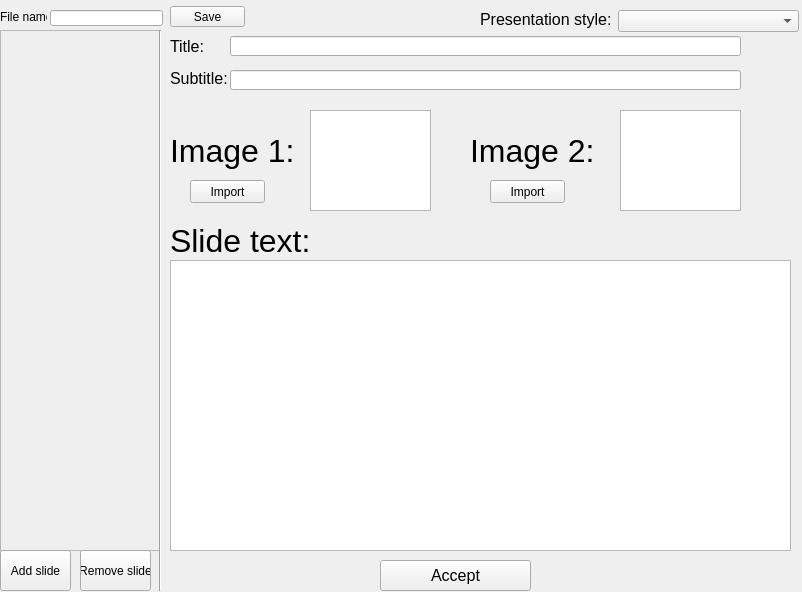
<?xml version="1.0" encoding="UTF-8"?>
<ui version="4.0">
 <class>MainWindow</class>
 <widget class="QMainWindow" name="MainWindow">
  <property name="geometry">
   <rect>
    <x>0</x>
    <y>0</y>
    <width>802</width>
    <height>592</height>
   </rect>
  </property>
  <property name="windowTitle">
   <string>MainWindow</string>
  </property>
  <widget class="QWidget" name="centralwidget">
   <widget class="QWidget" name="verticalLayoutWidget">
    <property name="geometry">
     <rect>
      <x>0</x>
      <y>30</y>
      <width>160</width>
      <height>521</height>
     </rect>
    </property>
    <layout class="QVBoxLayout" name="verticalLayout">
     <item>
      <widget class="QFrame" name="SlideList">
       <property name="frameShape">
        <enum>QFrame::StyledPanel</enum>
       </property>
       <property name="frameShadow">
        <enum>QFrame::Raised</enum>
       </property>
      </widget>
     </item>
    </layout>
   </widget>
   <widget class="QPushButton" name="addBtn">
    <property name="geometry">
     <rect>
      <x>0</x>
      <y>550</y>
      <width>71</width>
      <height>41</height>
     </rect>
    </property>
    <property name="text">
     <string>Add slide</string>
    </property>
   </widget>
   <widget class="QPushButton" name="remBtn">
    <property name="geometry">
     <rect>
      <x>80</x>
      <y>550</y>
      <width>71</width>
      <height>41</height>
     </rect>
    </property>
    <property name="text">
     <string>Remove slide</string>
    </property>
   </widget>
   <widget class="QComboBox" name="styleBox">
    <property name="geometry">
     <rect>
      <x>618</x>
      <y>10</y>
      <width>181</width>
      <height>22</height>
     </rect>
    </property>
   </widget>
   <widget class="QLabel" name="label">
    <property name="geometry">
     <rect>
      <x>480</x>
      <y>9</y>
      <width>131</width>
      <height>21</height>
     </rect>
    </property>
    <property name="font">
     <font>
      <pointsize>12</pointsize>
     </font>
    </property>
    <property name="text">
     <string>Presentation style:</string>
    </property>
   </widget>
   <widget class="QLabel" name="label_2">
    <property name="geometry">
     <rect>
      <x>0</x>
      <y>10</y>
      <width>47</width>
      <height>13</height>
     </rect>
    </property>
    <property name="text">
     <string>File name:</string>
    </property>
   </widget>
   <widget class="QLineEdit" name="fileNameEdit">
    <property name="geometry">
     <rect>
      <x>50</x>
      <y>10</y>
      <width>113</width>
      <height>16</height>
     </rect>
    </property>
    <property name="placeholderText">
     <string/>
    </property>
   </widget>
   <widget class="QPushButton" name="saveBtn">
    <property name="geometry">
     <rect>
      <x>170</x>
      <y>6</y>
      <width>75</width>
      <height>21</height>
     </rect>
    </property>
    <property name="text">
     <string>Save</string>
    </property>
   </widget>
   <widget class="QLabel" name="label_3">
    <property name="geometry">
     <rect>
      <x>170</x>
      <y>40</y>
      <width>47</width>
      <height>13</height>
     </rect>
    </property>
    <property name="font">
     <font>
      <pointsize>12</pointsize>
     </font>
    </property>
    <property name="text">
     <string>Title:</string>
    </property>
   </widget>
   <widget class="QLineEdit" name="titleEdit">
    <property name="geometry">
     <rect>
      <x>230</x>
      <y>36</y>
      <width>511</width>
      <height>20</height>
     </rect>
    </property>
   </widget>
   <widget class="QLabel" name="label_4">
    <property name="geometry">
     <rect>
      <x>170</x>
      <y>70</y>
      <width>61</width>
      <height>16</height>
     </rect>
    </property>
    <property name="font">
     <font>
      <pointsize>12</pointsize>
     </font>
    </property>
    <property name="text">
     <string>Subtitle:</string>
    </property>
   </widget>
   <widget class="QLineEdit" name="subtitleEdit">
    <property name="geometry">
     <rect>
      <x>230</x>
      <y>70</y>
      <width>511</width>
      <height>20</height>
     </rect>
    </property>
   </widget>
   <widget class="QGraphicsView" name="img1">
    <property name="geometry">
     <rect>
      <x>310</x>
      <y>110</y>
      <width>121</width>
      <height>101</height>
     </rect>
    </property>
   </widget>
   <widget class="QGraphicsView" name="img2">
    <property name="geometry">
     <rect>
      <x>620</x>
      <y>110</y>
      <width>121</width>
      <height>101</height>
     </rect>
    </property>
   </widget>
   <widget class="QLabel" name="label_5">
    <property name="geometry">
     <rect>
      <x>170</x>
      <y>130</y>
      <width>131</width>
      <height>41</height>
     </rect>
    </property>
    <property name="font">
     <font>
      <pointsize>24</pointsize>
     </font>
    </property>
    <property name="text">
     <string>Image 1:</string>
    </property>
   </widget>
   <widget class="QLabel" name="label_6">
    <property name="geometry">
     <rect>
      <x>470</x>
      <y>130</y>
      <width>131</width>
      <height>41</height>
     </rect>
    </property>
    <property name="font">
     <font>
      <pointsize>24</pointsize>
     </font>
    </property>
    <property name="text">
     <string>Image 2:</string>
    </property>
   </widget>
   <widget class="QPushButton" name="importImg1">
    <property name="geometry">
     <rect>
      <x>190</x>
      <y>180</y>
      <width>75</width>
      <height>23</height>
     </rect>
    </property>
    <property name="text">
     <string>Import</string>
    </property>
   </widget>
   <widget class="QPushButton" name="importImg2">
    <property name="geometry">
     <rect>
      <x>490</x>
      <y>180</y>
      <width>75</width>
      <height>23</height>
     </rect>
    </property>
    <property name="text">
     <string>Import</string>
    </property>
   </widget>
   <widget class="QLabel" name="label_7">
    <property name="geometry">
     <rect>
      <x>170</x>
      <y>220</y>
      <width>141</width>
      <height>41</height>
     </rect>
    </property>
    <property name="font">
     <font>
      <pointsize>24</pointsize>
     </font>
    </property>
    <property name="text">
     <string>Slide text:</string>
    </property>
   </widget>
   <widget class="Line" name="line">
    <property name="geometry">
     <rect>
      <x>150</x>
      <y>30</y>
      <width>21</width>
      <height>561</height>
     </rect>
    </property>
    <property name="orientation">
     <enum>Qt::Vertical</enum>
    </property>
   </widget>
   <widget class="QPushButton" name="pushButton">
    <property name="geometry">
     <rect>
      <x>380</x>
      <y>560</y>
      <width>151</width>
      <height>31</height>
     </rect>
    </property>
    <property name="font">
     <font>
      <pointsize>12</pointsize>
     </font>
    </property>
    <property name="text">
     <string>Accept</string>
    </property>
   </widget>
   <widget class="QTextEdit" name="textEdit">
    <property name="geometry">
     <rect>
      <x>170</x>
      <y>260</y>
      <width>621</width>
      <height>291</height>
     </rect>
    </property>
   </widget>
  </widget>
 </widget>
 <resources/>
 <connections/>
</ui>
